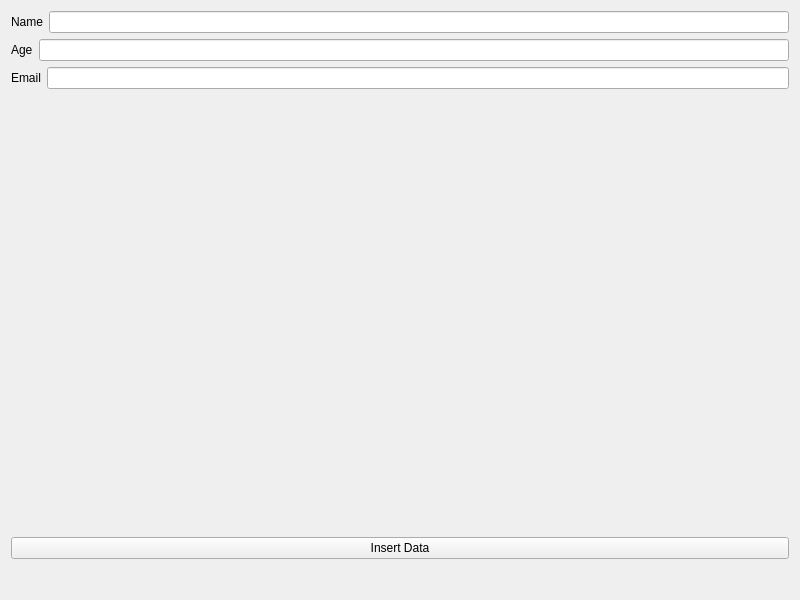
<?xml version="1.0" encoding="UTF-8"?>
<ui version="4.0">
 <class>Widget</class>
 <widget class="QWidget" name="Widget">
  <property name="geometry">
   <rect>
    <x>0</x>
    <y>0</y>
    <width>800</width>
    <height>600</height>
   </rect>
  </property>
  <property name="windowTitle">
   <string>Widget</string>
  </property>
  <layout class="QHBoxLayout" name="horizontalLayout_4">
   <item>
    <layout class="QVBoxLayout" name="verticalLayout">
     <item>
      <layout class="QHBoxLayout" name="horizontalLayout">
       <item>
        <widget class="QLabel" name="label">
         <property name="text">
          <string>Name</string>
         </property>
        </widget>
       </item>
       <item>
        <widget class="QLineEdit" name="lineEditName"/>
       </item>
      </layout>
     </item>
     <item>
      <layout class="QHBoxLayout" name="horizontalLayout_2">
       <item>
        <widget class="QLabel" name="label_2">
         <property name="text">
          <string>Age</string>
         </property>
        </widget>
       </item>
       <item>
        <widget class="QLineEdit" name="lineEditAge"/>
       </item>
      </layout>
     </item>
     <item>
      <layout class="QHBoxLayout" name="horizontalLayout_3">
       <item>
        <widget class="QLabel" name="label_3">
         <property name="text">
          <string>Email</string>
         </property>
        </widget>
       </item>
       <item>
        <widget class="QLineEdit" name="lineEditEmail"/>
       </item>
      </layout>
     </item>
     <item>
      <spacer name="verticalSpacer">
       <property name="orientation">
        <enum>Qt::Vertical</enum>
       </property>
       <property name="sizeHint" stdset="0">
        <size>
         <width>20</width>
         <height>40</height>
        </size>
       </property>
      </spacer>
     </item>
     <item>
      <widget class="QPushButton" name="pushButton">
       <property name="text">
        <string>Insert Data</string>
       </property>
      </widget>
     </item>
     <item>
      <widget class="QLabel" name="label_4">
       <property name="font">
        <font>
         <pointsize>16</pointsize>
         <bold>true</bold>
        </font>
       </property>
       <property name="styleSheet">
        <string notr="true">color: rgb(255, 0, 0);</string>
       </property>
       <property name="text">
        <string/>
       </property>
      </widget>
     </item>
    </layout>
   </item>
  </layout>
 </widget>
 <resources/>
 <connections/>
</ui>
